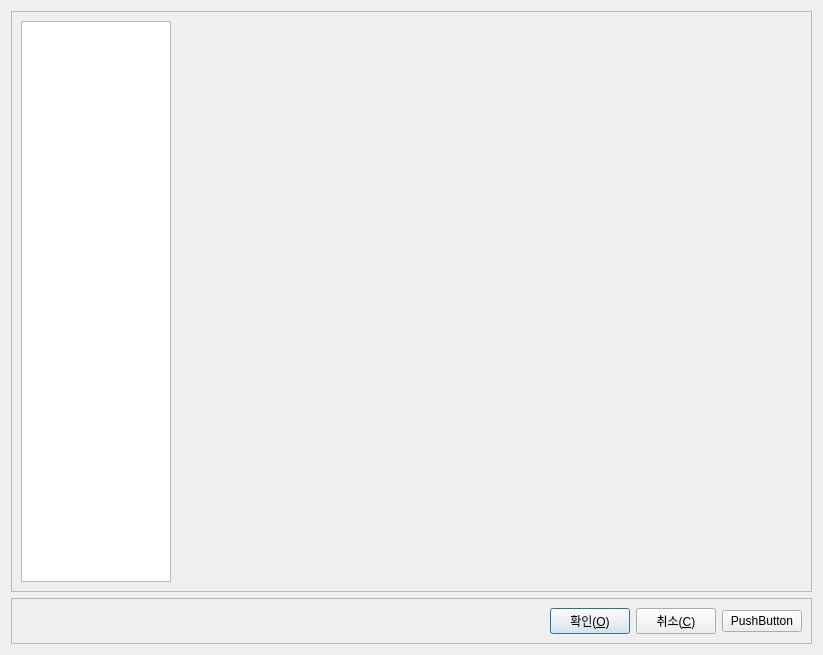
<?xml version="1.0" encoding="UTF-8"?>
<ui version="4.0">
 <class>dlgSettings</class>
 <widget class="QDialog" name="dlgSettings">
  <property name="geometry">
   <rect>
    <x>0</x>
    <y>0</y>
    <width>823</width>
    <height>655</height>
   </rect>
  </property>
  <property name="windowTitle">
   <string>Dialog</string>
  </property>
  <layout class="QVBoxLayout" name="verticalLayout">
   <item>
    <widget class="QFrame" name="frame">
     <property name="frameShape">
      <enum>QFrame::Shape::StyledPanel</enum>
     </property>
     <property name="frameShadow">
      <enum>QFrame::Shadow::Raised</enum>
     </property>
     <layout class="QHBoxLayout" name="horizontalLayout">
      <item>
       <widget class="QListWidget" name="lstCate">
        <property name="maximumSize">
         <size>
          <width>150</width>
          <height>16777215</height>
         </size>
        </property>
       </widget>
      </item>
      <item>
       <widget class="QStackedWidget" name="stkWidget">
        <widget class="QWidget" name="page"/>
        <widget class="QWidget" name="page_2"/>
       </widget>
      </item>
     </layout>
    </widget>
   </item>
   <item>
    <widget class="QFrame" name="frame_2">
     <property name="frameShape">
      <enum>QFrame::Shape::StyledPanel</enum>
     </property>
     <property name="frameShadow">
      <enum>QFrame::Shadow::Raised</enum>
     </property>
     <layout class="QHBoxLayout" name="horizontalLayout_2">
      <item>
       <spacer name="horizontalSpacer">
        <property name="orientation">
         <enum>Qt::Orientation::Horizontal</enum>
        </property>
        <property name="sizeHint" stdset="0">
         <size>
          <width>606</width>
          <height>20</height>
         </size>
        </property>
       </spacer>
      </item>
      <item>
       <widget class="QPushButton" name="btnOK">
        <property name="text">
         <string>확인(&amp;O)</string>
        </property>
       </widget>
      </item>
      <item>
       <widget class="QPushButton" name="btnCancel">
        <property name="text">
         <string>취소(&amp;C)</string>
        </property>
       </widget>
      </item>
      <item>
       <widget class="QPushButton" name="btnApply">
        <property name="text">
         <string>PushButton</string>
        </property>
       </widget>
      </item>
     </layout>
    </widget>
   </item>
  </layout>
 </widget>
 <resources/>
 <connections/>
</ui>
